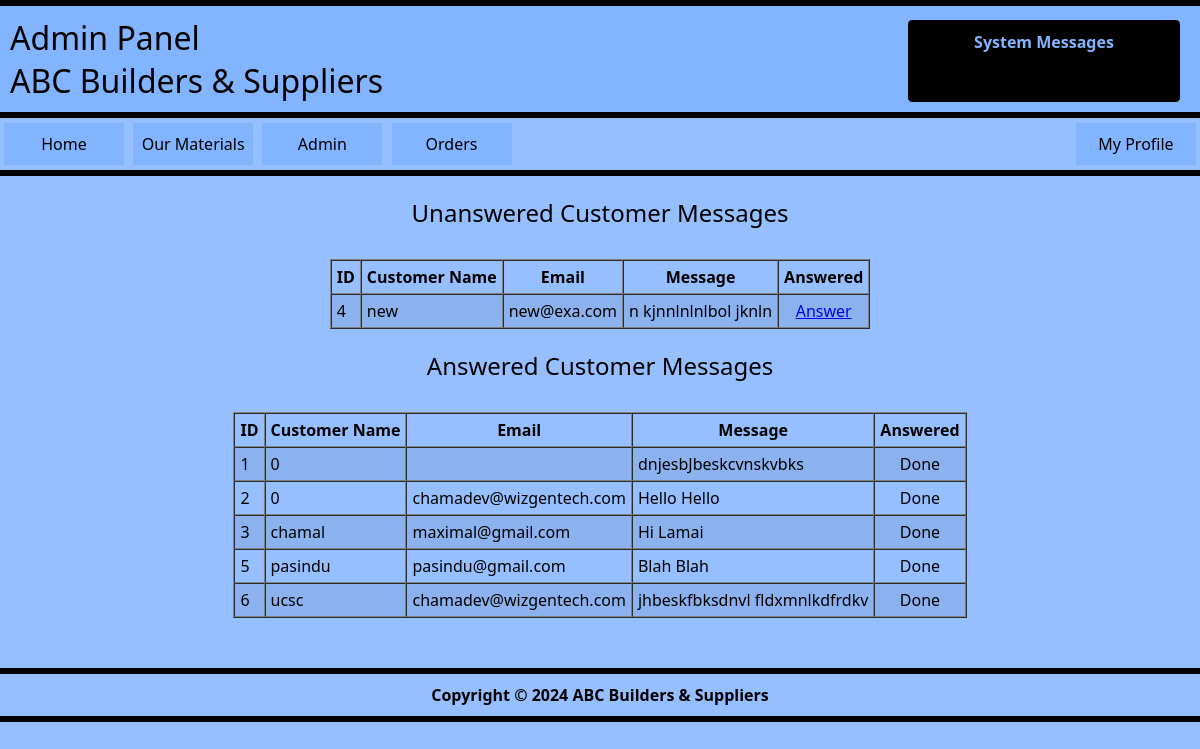
The app's page /view_messages.php (signed in) with its own data.
### tables this page shows
CREATE TABLE IF NOT EXISTS `messages` (
  `msg_id` int NOT NULL AUTO_INCREMENT,
  `user_id` int NOT NULL,
  `name` varchar(30) NOT NULL,
  `email` varchar(60) NOT NULL,
  `message` varchar(2000) NOT NULL,
  `answered` tinyint(1) NOT NULL DEFAULT '0',
  PRIMARY KEY (`msg_id`)
);

### view_messages.php (the view, shortened to what this page needs)
<?php
$show_profile = "none";
$is_admin = false;
if (isset($_SESSION['id'])) {
    $show_profile = "block";
    $id = $_SESSION['id'];
    require_once('connect.php');
    $sql = "SELECT username, role
            FROM users
            WHERE id = " . $id . ";";
    $result = mysqli_query($connection, $sql);
    $row = $result -> fetch_assoc();
    $role = $row['role'];
    if ($role == 'admin') {
        $is_admin = true;
    }
}
?>
<?php
require_once('./connect.php');
?>
<html>
    <head>
        <link rel="stylesheet" href="./styles/main.css">
    </head>
    <body>
        <hr />
        <h1 id="header" style="text-align: left; margin: auto 0px; padding: 10px;">Admin Panel <br />ABC Builders & Suppliers</h1>
        <hr />
        <div id="system_msg">
            <strong>System Messages</strong>
        </div>
        <nav>
        <a style="margin-left: 4px;" href="/material_management_system/index.php">Home</a>
            <a href="materials.php">Our Materials</a>
            <?php
                if ($is_admin === true) {
                    echo "<a href=\"admin_panel.php\">Admin</a> <a href=\"handle_orders.php\">Orders</a>";
                }
                elseif(isset($role)){
                    echo "<a href=\"my_orders.php\">My Orders</a>";
                }
            ?>
            <a class="log_link" href="profile.php" style="display: <?php echo $show_profile ?>;">My Profile</a>
        </nav>
        <hr />
        <h2 class="header_2">Unanswered Customer Messages</h2>
        <section>
            <?php
                $sql = "SELECT name, email, message, msg_id
                        FROM messages
                        WHERE answered = 'NO';";
                $result = mysqli_query($connection, $sql);
                if (mysqli_num_rows($result) === 0){
                    $display_table = "none";
                    $display_msg = "block";
                    $load_more = 0;
                }
                else {
                    $display_table = "block";
                    $load_more = 1;
                }
            ?>
            <table border="1" cellspacing="0" cellpadding="5" id="view_all_table" style="display: <?php echo  $display_table; ?>;">
                <tr>
                    <th>ID</th>
                    <th>Customer Name</th>
                    <th>Email</th>
                    <th>Message</th>
                    <th style="text-align: center;">Answered</th>
                </tr>
                <?php
                    if ($load_more ===1){
                            while ($row = $result -> fetch_assoc()){
                                $msg_id = $row['msg_id'];
                                $cust_name = $row['name'];
                                $email = $row['email'];
                                $msg = $row['message'];
                                echo '
                                    <tr>
                                        <td>'.$msg_id.'</td>
                                        <td>'.$cust_name.'</td>
                                        <td>'.$email.'</td>
                                        <td>'.$msg.'</td>
                                        <td style="text-align: center;"><a href="./process/answer_message.php?id='.$msg_id.'" class="update_mat_link">Answer</a></td>
                                    </tr>
                                ';
                            }
                    }
                ?>
            </table>
        </section>
        <h2 class="header_2">Answered Customer Messages</h2>
        <section>
            <?php
                $sql = "SELECT name, email, message, msg_id
                        FROM messages
                        WHERE answered = TRUE;";
                $result = mysqli_query($connection, $sql);
                if (mysqli_num_rows($result) === 0){
                    $display_table = "none";
                    $display_msg = "block";
                    $load_more = 0;
                }
                else {
                    $display_table = "block";
                    $load_more = 1;
                }
            ?>
            <table border="1" cellspacing="0" cellpadding="5" id="view_all_table" style="display: <?php echo  $display_table; ?>;">
                <tr>
                    <th>ID</th>
                    <th>Customer Name</th>
                    <th>Email</th>
                    <th>Message</th>
                    <th style="text-align: center;">Answered</th>
                </tr>
                <?php
                    if ($load_more ===1){
                            while ($row = $result -> fetch_assoc()){
                                $msg_id = $row['msg_id'];
                                $cust_name = $row['name'];
                                $email = $row['email'];
                                $msg = $row['message'];
                                echo '
                                    <tr>
                                        <td>'.$msg_id.'</td>
                                        <td>'.$cust_name.'</td>
                                        <td>'.$email.'</td>
                                        <td>'.$msg.'</td>
                                        <td style="text-align: center;">Done</td>
                                    </tr>
                                ';
                            }
                    }
                ?>
            </table>
        </section>
        <footer>
            <hr />
            <strong>Copyright &copy; 2024 ABC Builders & Suppliers</strong>
            <hr />
        </footer>
    </body>
</html>

### styles/main.css (style rules this page uses)
body { background-color: #95bfff; margin: 0; font-family:'Segoe UI', Tahoma, Geneva, Verdana, sans-serif; }
#header { padding: 10px 25%; margin: 0; text-align: center; background-color: #82b4ff; font-weight: 400; }
hr { margin: 0; height: 4px; background-color: #000; border: #000 solid 1px; }
nav a { display: inline-block; padding: 10px 0px; text-align: center; width: 120px; font-size: 16px; text-decoration: none; color: #000; font-weight: 500; margin: 5px 2.5px; background-color: #82b4ff; transition: 0.4s; }
.log_link { float: right; margin-right: 4px; }
.header_2 { text-align: center; font-weight: 400; }
footer { margin-top: 50px; }
footer strong { display: block; text-align: center; padding: 10px; }
#system_msg { position: fixed; text-align: center; top: 20px; right: 20px; border: #000 solid 1px; border-radius: 4px; padding: 10px; width: 250px; height: 60px; background-color: #000; color: #82b4ff; }
#view_all_table { width: fit-content; max-width: 100%; margin: auto; margin-top: 30px; }
#view_all_table tr:nth-child(even) { background-color: #00000011; }

### records on screen
messages: msg_id "4", name "new", email "new@exa.com", message "n kjnnlnlnlbol jknln"
messages: msg_id "1", name "0", message "dnjesbJbeskcvnskvbks"
messages: msg_id "2", name "0", email "chamadev@wizgentech.com", message "Hello Hello"
messages: msg_id "3", name "chamal", email "maximal@gmail.com", message "Hi Lamai"
messages: msg_id "5", name "pasindu", email "pasindu@gmail.com", message "Blah Blah"
messages: msg_id "6", name "ucsc", email "chamadev@wizgentech.com", message "jhbeskfbksdnvl fldxmnlkdfrdkv"
